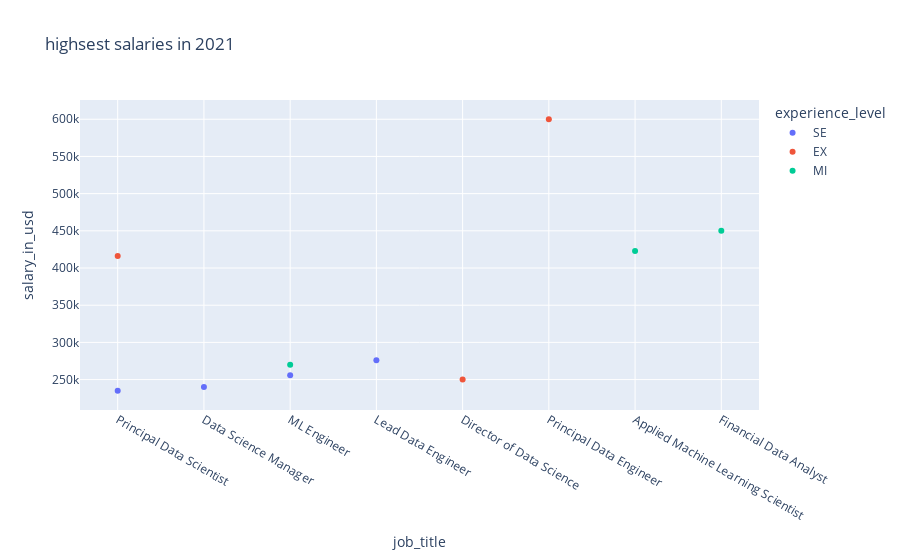

The code cell stored with this chart in its notebook:
### Code cell
highest_2021 = df[df['work_year']==2021].sort_values('salary_in_usd').tail(10)
px.scatter(highest_2021, 
           x = 'job_title' , 
           y = 'salary_in_usd' ,
           color = 'experience_level',
           title = 'highsest salaries in 2021',
           hover_data =[ 'employment_type' , 'company_location' , 'remote_ratio']
)

### Figure 1 — Plotly figure (JSON) as saved in the notebook; plotly's stock layout.template omitted (floating-point values rounded to 4 significant figures)
{"data": [{"customdata": [["FT", "US", 100], ["FT", "US", 0], ["FT", "US", 100], ["FT", "US", 0]], "hovertemplate": "experience_level=SE<br>job_title=%{x}<br>salary_in_usd=%{y}<br>employment_type=%{customdata[0]}<br>company_location=%{customdata[1]}<br>remote_ratio=%{customdata[2]}<extra></extra>", "legendgroup": "SE", "marker": {"color": "#636efa", "symbol": "circle"}, "mode": "markers", "name": "SE", "orientation": "v", "showlegend": true, "type": "scatter", "x": ["Principal Data Scientist", "Data Science Manager", "ML Engineer", "Lead Data Engineer"], "xaxis": "x", "y": [235000, 240000, 256000, 276000], "yaxis": "y"}, {"customdata": [["FT", "US", 0], ["CT", "US", 100], ["FT", "US", 100]], "hovertemplate": "experience_level=EX<br>job_title=%{x}<br>salary_in_usd=%{y}<br>employment_type=%{customdata[0]}<br>company_location=%{customdata[1]}<br>remote_ratio=%{customdata[2]}<extra></extra>", "legendgroup": "EX", "marker": {"color": "#EF553B", "symbol": "circle"}, "mode": "markers", "name": "EX", "orientation": "v", "showlegend": true, "type": "scatter", "x": ["Director of Data Science", "Principal Data Scientist", "Principal Data Engineer"], "xaxis": "x", "y": [250000, 416000, 600000], "yaxis": "y"}, {"customdata": [["CT", "US", 100], ["FT", "US", 50], ["FT", "US", 100]], "hovertemplate": "experience_level=MI<br>job_title=%{x}<br>salary_in_usd=%{y}<br>employment_type=%{customdata[0]}<br>company_location=%{customdata[1]}<br>remote_ratio=%{customdata[2]}<extra></extra>", "legendgroup": "MI", "marker": {"color": "#00cc96", "symbol": "circle"}, "mode": "markers", "name": "MI", "orientation": "v", "showlegend": true, "type": "scatter", "x": ["ML Engineer", "Applied Machine Learning Scientist", "Financial Data Analyst"], "xaxis": "x", "y": [270000, 423000, 450000], "yaxis": "y"}], "layout": {"legend": {"title": {"text": "experience_level"}, "tracegroupgap": 0}, "title": {"text": "highsest salaries in 2021"}, "xaxis": {"anchor": "y", "domain": [0, 1], "title": {"text": "job_title"}}, "yaxis": {"anchor": "x", "domain": [0, 1], "title": {"text": "salary_in_usd"}}}}
